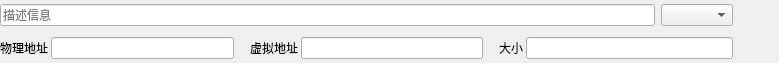
<?xml version="1.0" encoding="UTF-8"?>
<ui version="4.0">
 <class>MemMapItem</class>
 <widget class="QWidget" name="MemMapItem">
  <property name="geometry">
   <rect>
    <x>0</x>
    <y>0</y>
    <width>779</width>
    <height>63</height>
   </rect>
  </property>
  <property name="windowTitle">
   <string>Form</string>
  </property>
  <layout class="QHBoxLayout" name="horizontalLayout_3">
   <property name="leftMargin">
    <number>0</number>
   </property>
   <property name="topMargin">
    <number>0</number>
   </property>
   <property name="rightMargin">
    <number>0</number>
   </property>
   <property name="bottomMargin">
    <number>0</number>
   </property>
   <item>
    <widget class="QFrame" name="frame_main">
     <property name="frameShape">
      <enum>QFrame::NoFrame</enum>
     </property>
     <property name="frameShadow">
      <enum>QFrame::Raised</enum>
     </property>
     <layout class="QVBoxLayout" name="verticalLayout_2">
      <property name="spacing">
       <number>3</number>
      </property>
      <property name="leftMargin">
       <number>0</number>
      </property>
      <property name="topMargin">
       <number>0</number>
      </property>
      <property name="rightMargin">
       <number>0</number>
      </property>
      <property name="bottomMargin">
       <number>0</number>
      </property>
      <item>
       <widget class="QFrame" name="frame_title">
        <property name="frameShape">
         <enum>QFrame::NoFrame</enum>
        </property>
        <property name="frameShadow">
         <enum>QFrame::Raised</enum>
        </property>
        <layout class="QHBoxLayout" name="horizontalLayout_2">
         <property name="leftMargin">
          <number>0</number>
         </property>
         <property name="topMargin">
          <number>0</number>
         </property>
         <property name="rightMargin">
          <number>0</number>
         </property>
         <property name="bottomMargin">
          <number>0</number>
         </property>
         <item>
          <widget class="QLineEdit" name="lineedit_comment">
           <property name="placeholderText">
            <string>描述信息</string>
           </property>
          </widget>
         </item>
         <item>
          <widget class="QComboBox" name="combobox_type"/>
         </item>
        </layout>
       </widget>
      </item>
      <item>
       <widget class="QFrame" name="frame_configs">
        <property name="frameShape">
         <enum>QFrame::NoFrame</enum>
        </property>
        <property name="frameShadow">
         <enum>QFrame::Raised</enum>
        </property>
        <layout class="QHBoxLayout" name="horizontalLayout">
         <property name="spacing">
          <number>16</number>
         </property>
         <property name="leftMargin">
          <number>0</number>
         </property>
         <property name="topMargin">
          <number>0</number>
         </property>
         <property name="rightMargin">
          <number>0</number>
         </property>
         <property name="bottomMargin">
          <number>0</number>
         </property>
         <item>
          <widget class="QFrame" name="frame_phys">
           <property name="frameShape">
            <enum>QFrame::NoFrame</enum>
           </property>
           <property name="frameShadow">
            <enum>QFrame::Raised</enum>
           </property>
           <layout class="QHBoxLayout" name="horizontalLayout_4">
            <property name="spacing">
             <number>3</number>
            </property>
            <property name="leftMargin">
             <number>0</number>
            </property>
            <property name="topMargin">
             <number>0</number>
            </property>
            <property name="rightMargin">
             <number>0</number>
            </property>
            <property name="bottomMargin">
             <number>0</number>
            </property>
            <item>
             <widget class="QLabel" name="label_phys">
              <property name="sizePolicy">
               <sizepolicy hsizetype="Fixed" vsizetype="Preferred">
                <horstretch>0</horstretch>
                <verstretch>0</verstretch>
               </sizepolicy>
              </property>
              <property name="text">
               <string>物理地址</string>
              </property>
              <property name="alignment">
               <set>Qt::AlignCenter</set>
              </property>
             </widget>
            </item>
            <item>
             <widget class="QLineEdit" name="lineedit_phys">
              <property name="sizePolicy">
               <sizepolicy hsizetype="Preferred" vsizetype="Fixed">
                <horstretch>0</horstretch>
                <verstretch>0</verstretch>
               </sizepolicy>
              </property>
             </widget>
            </item>
           </layout>
          </widget>
         </item>
         <item>
          <widget class="QFrame" name="frame_virt">
           <property name="frameShape">
            <enum>QFrame::NoFrame</enum>
           </property>
           <property name="frameShadow">
            <enum>QFrame::Raised</enum>
           </property>
           <layout class="QHBoxLayout" name="horizontalLayout_5">
            <property name="spacing">
             <number>3</number>
            </property>
            <property name="leftMargin">
             <number>0</number>
            </property>
            <property name="topMargin">
             <number>0</number>
            </property>
            <property name="rightMargin">
             <number>0</number>
            </property>
            <property name="bottomMargin">
             <number>0</number>
            </property>
            <item>
             <widget class="QLabel" name="label_virt">
              <property name="sizePolicy">
               <sizepolicy hsizetype="Fixed" vsizetype="Preferred">
                <horstretch>0</horstretch>
                <verstretch>0</verstretch>
               </sizepolicy>
              </property>
              <property name="text">
               <string>虚拟地址</string>
              </property>
              <property name="alignment">
               <set>Qt::AlignCenter</set>
              </property>
             </widget>
            </item>
            <item>
             <widget class="QLineEdit" name="lineedit_virt">
              <property name="sizePolicy">
               <sizepolicy hsizetype="Preferred" vsizetype="Fixed">
                <horstretch>0</horstretch>
                <verstretch>0</verstretch>
               </sizepolicy>
              </property>
             </widget>
            </item>
           </layout>
          </widget>
         </item>
         <item>
          <widget class="QFrame" name="frame_size">
           <property name="frameShape">
            <enum>QFrame::NoFrame</enum>
           </property>
           <property name="frameShadow">
            <enum>QFrame::Raised</enum>
           </property>
           <layout class="QHBoxLayout" name="horizontalLayout_6">
            <property name="spacing">
             <number>3</number>
            </property>
            <property name="leftMargin">
             <number>0</number>
            </property>
            <property name="topMargin">
             <number>0</number>
            </property>
            <property name="rightMargin">
             <number>0</number>
            </property>
            <property name="bottomMargin">
             <number>0</number>
            </property>
            <item>
             <widget class="QLabel" name="label_size">
              <property name="sizePolicy">
               <sizepolicy hsizetype="Fixed" vsizetype="Preferred">
                <horstretch>0</horstretch>
                <verstretch>0</verstretch>
               </sizepolicy>
              </property>
              <property name="text">
               <string>大小</string>
              </property>
              <property name="alignment">
               <set>Qt::AlignCenter</set>
              </property>
             </widget>
            </item>
            <item>
             <widget class="QLineEdit" name="lineedit_size">
              <property name="sizePolicy">
               <sizepolicy hsizetype="Preferred" vsizetype="Fixed">
                <horstretch>0</horstretch>
                <verstretch>0</verstretch>
               </sizepolicy>
              </property>
             </widget>
            </item>
           </layout>
          </widget>
         </item>
        </layout>
       </widget>
      </item>
     </layout>
    </widget>
   </item>
   <item>
    <widget class="QFrame" name="frame">
     <property name="frameShape">
      <enum>QFrame::NoFrame</enum>
     </property>
     <property name="frameShadow">
      <enum>QFrame::Raised</enum>
     </property>
     <layout class="QVBoxLayout" name="verticalLayout">
      <property name="spacing">
       <number>0</number>
      </property>
      <property name="leftMargin">
       <number>0</number>
      </property>
      <property name="topMargin">
       <number>0</number>
      </property>
      <property name="rightMargin">
       <number>0</number>
      </property>
      <property name="bottomMargin">
       <number>0</number>
      </property>
      <item>
       <widget class="QPushButton" name="btn_remove">
        <property name="sizePolicy">
         <sizepolicy hsizetype="Fixed" vsizetype="Fixed">
          <horstretch>0</horstretch>
          <verstretch>0</verstretch>
         </sizepolicy>
        </property>
        <property name="text">
         <string/>
        </property>
        <property name="flat">
         <bool>true</bool>
        </property>
       </widget>
      </item>
     </layout>
    </widget>
   </item>
  </layout>
 </widget>
 <resources/>
 <connections/>
</ui>
